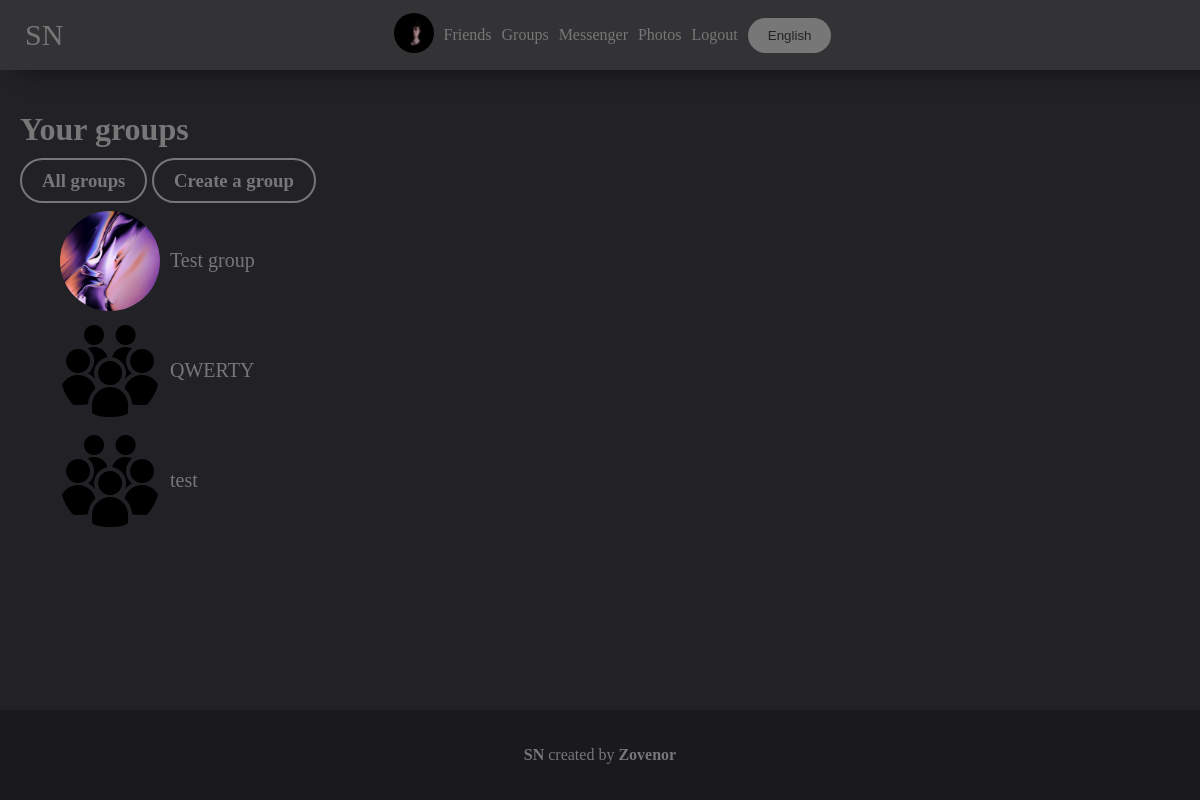
/groups (signed in), run on the app's committed database.
### mainpage/models.py (models this page shows, shortened)
class UserDetail(models.Model):
    user = models.ForeignKey(User, on_delete=models.CASCADE)
    age = models.DateField(null=True, blank=True)
    photo = models.ForeignKey(Photo, on_delete=models.SET_NULL, null=True, blank=True)
    permissions = models.CharField(max_length=10, default="public")
    country = models.CharField(max_length=100, null=True, blank=True)
    city = models.CharField(max_length=100, null=True, blank=True)
    sex = models.CharField(max_length=10, choices=(('male', 'male'), ('female', 'female'), ('None', 'None')),
                           default=('None', 'None'))
    def get_photo(self):
        if self.photo:
            return self.photo
        else:
            return settings.STATIC_URL + "/mainpage/img/user.png"

class Photo(models.Model):
    photo = models.ImageField(upload_to='photos')
    date = models.DateTimeField(auto_now=True)
    user = models.ForeignKey(User, on_delete=models.SET_NULL, null=True)
    permissions = models.CharField(max_length=10, default="public")
    def __str__(self):
        return self.photo.url

class Group(models.Model):
    followers = models.ManyToManyField(UserDetail, related_name="followers", null=True, blank=True)
    name = models.CharField(max_length=250)
    description = models.TextField(null=True, blank=True)
    groupname = models.CharField(max_length=100, unique=True)
    photo = models.ForeignKey(Photo, on_delete=models.SET_NULL, null=True, blank=True)
    admin = models.ForeignKey(UserDetail, on_delete=models.SET_NULL, null=True, blank=True)
    editors = models.ManyToManyField(UserDetail, related_name="editors", null=True, blank=True)
    def get_photo(self):
        if self.photo:
            return self.photo
        else:
            return settings.STATIC_URL + "/mainpage/img/group.jpg"

### mainpage/views.py (the view, shortened to what this page needs)
# urls.py: path('groups', views.GroupsView.as_view()),
class GroupsView(View):
    @base
    def get(self, request, content={}):
        content.update({
            'list': get_wordlist(request).YourGroups,
            'create': False,
        })
        if request.user.is_authenticated:
            content['groups'] = Group.objects.filter(followers=UserDetail.objects.get(user=request.user))
        if 'all' in request.GET:
            if request.GET['all'] == 'True':
                content['groups'] = Group.objects.all()
                content['list'] = get_wordlist(request).AllGroups
                return render(request, 'mainpage/groups.html', content)
        if not request.user.is_authenticated:
            return redirect('/groups?all=True')
        return render(request, 'mainpage/groups.html', content)

### mainpage/views.py (called while the page is built)
def base(func):
    def wrapper(self, request, content={}, *args, **kwargs):
        if request.user.is_authenticated:
            content.update({'your_user': UserDetail.objects.get(user=request.user)})
        return func(self, request, content=content, **kwargs)
    return wrapper

def get_wordlist(request):
    langs_list = {
        'en': langs.EN,
        'ru': langs.RU,
    }
    if 'lang' in request.COOKIES:
        lang = request.COOKIES['lang']
        try:
            return langs_list[lang]
        except:
            return langs_list['en']
    else:
        return langs_list['en']

### mainpage/templates/mainpage/groups.html (shortened to what this page needs)
{% extends 'mainpage/base.html' %}
{% load static %}
{% block content %}
    <link rel="stylesheet" href="{% static 'mainpage/groups.css' %}">
    <h1>{{ list.title }}</h1>
    {% if create == True %}
        <form method="POST">
        {% csrf_token %}
            <p><b>{{ list.name }}: </b><input required value="{{ pl.name }}" name="name" type="text"></p>
            <p><b>{{ list.description }}: </b><textarea required name="description" type="text">{{ pl.description }}</textarea></p>
            <p><b>{{ list.groupname }}: </b><input required value="{{ pl.groupname }}" name="groupname" type="text"></p>
            <p><input class="button" value="{{ list.create }}" type="submit"></p>
        </form>
    {% else %}
        <h3>
        {% if request.user.is_authenticated %}
            {% if request.GET.all %}
                <a href="/groups" class="button">{{ list.your_groups }}</a>
            {% else %}
                <a href="?all=True" class="button">{{ list.all_groups  }}</a>
            {% endif %}
            <a class="button" href="?create=True">{{ list.create_group }}</a>
        {% endif %}
        </h3>
        <ul>
            {% for el in groups %}
                <li><a class="group" href="/{{ el.groupname }}"><div style="background-image: url('{{ el.get_photo }}');" class="img-group"></div><span class="group_name">{{ el.name }}</span></a></li>
            {% endfor %}
        </ul>
    {% endif %}
{% endblock %}

### mainpage/templates/mainpage/base.html (shortened to what this page needs)
<!doctype html>
{% load static %}
<html lang="en">
<head>
    <link rel="stylesheet" href="{% static "mainpage/base.css" %}">
</head>
<body>
<header>
    <a class="NAME" href="/">{{ list.NAME }}</a>
    {% if user.is_authenticated %}
        <a href="/account"><img width="40px" style="border-radius: 999px" src="{{ your_user.get_photo }}"></a>
        <a href="/friends">{{ list.Friends }}</a>
        <a href="/groups">{{ list.groups }}</a>
        <a href="/messenger/">{{ list.messenger }}</a>
        <a href="/photos">{{ list.photos }}</a>
        <a href="/logout?url={{ request.path }}">{{ list.LogOut }}</a>
    {% endif %}
    <button style="margin-left: 5px" class="button choose_lang" onclick="choose_lang()">{{ list.choose_lang }}</button>
</header>
<main>
    {% block content %}
{% endblock %}
</main>
<footer>
    <p><a href="https://github.com/zovenor/social_network"><b>{{ list.NAME }}</b></a> {{ list.created_by }} <a href="https://github.com/zovenor"><b>Zovenor</b></a></p>
</footer>
</body>
</html>

### mainpage/static/mainpage/base.css (style rules this page uses)
body { padding: 0; margin: 0; background: #222226; color: #777; font-family: Calibri; min-height: 100vh; display: flex; flex-flow: column; }
header { background: #333336; padding: 10px; color: #FFF; display: flex; align-items: center; justify-content: center; position: fixed; width: 100vw; height: 50px; left: 0; top: 0; z-index: 999; box-shadow: 20px 0px 20px #111113; }
.NAME { position: fixed; left: 20px; font-size: 30px; }
header a { text-decoration: none; margin: 5px; color: #777; }
main { padding: 20px; padding-top: 90px; }
main a { text-decoration: none; color: #777; }
li { list-style-type: none; }
.button { border-color: #777; border-width: 2px; border-style: solid; border-radius: 999px; padding: 10px; transition: .5s; color: #777; background-color: #222226; width: fit-content; padding-left: 20px; padding-right: 20px; }
.choose_lang { border: 0px; background-color: #777; color: #222226; }
footer { background-color: #1a1a1e; padding: 20px; display: flex; justify-content: center; align-items: center; margin-top: auto; }
footer a { text-decoration: none; color: #777; }

### mainpage/static/mainpage/groups.css (style rules this page uses)
.img-group { background-position: center; background-repeat: no-repeat; background-size: cover; width: 100px; height: 100px; border-radius: 999px; margin-right: 10px; }
.group { display: flex; align-items: center; margin-bottom: 10px; }
.group_name { font-size: 20px; }

### data on the page
UserDetail: get_photo (picture)
Group: get_photo (picture), name "Test group"
Group: name "QWERTY"
Group: name "test"

### other printed values
{{ list.NAME }} "SN"
{{ list.Friends }} "Friends"
{{ list.groups }} "Groups"
{{ list.messenger }} "Messenger"
{{ list.photos }} "Photos"
{{ list.LogOut }} "Logout"
{{ list.choose_lang }} "English"
{{ list.title }} "Your groups"
{{ list.all_groups }} "All groups"
{{ list.create_group }} "Create a group"
{{ list.created_by }} "created by"
